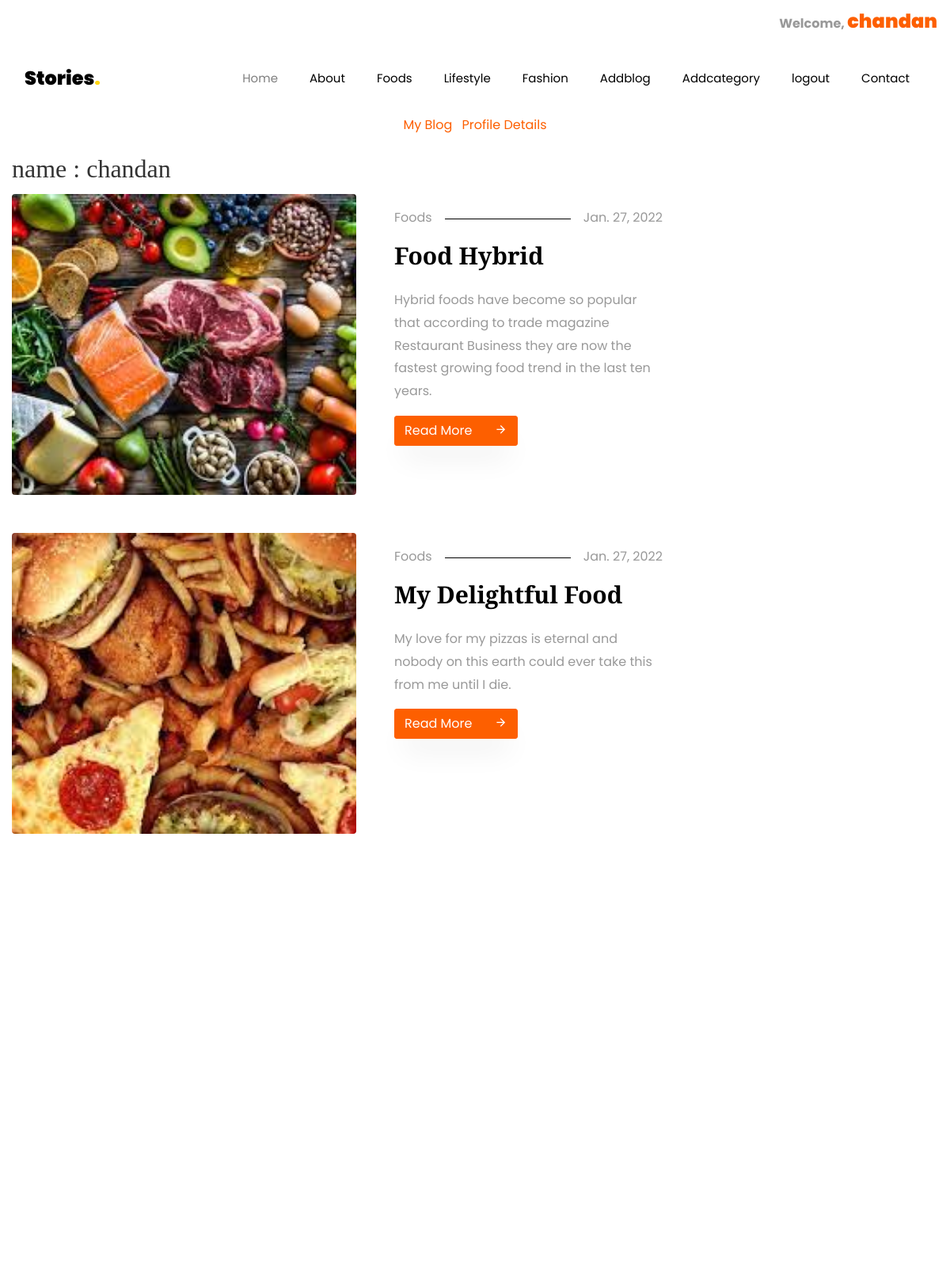
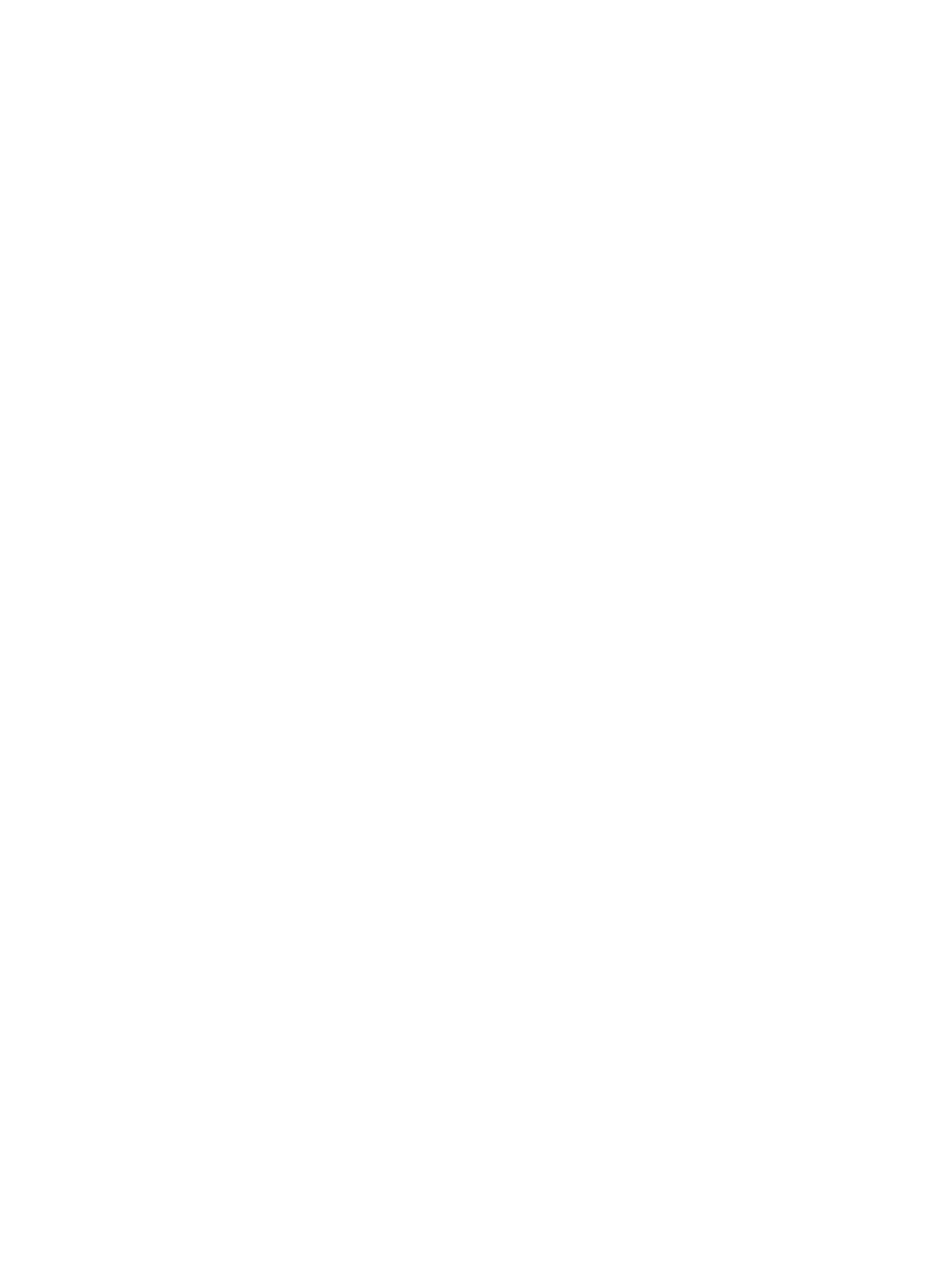
Page /dashboard/MyBlog/ (signed in, upper part) on the committed database (2 pictures, top to bottom).
### blog/models.py (models this page shows, shortened)
class Blog(models.Model):
    cat=models.ForeignKey(category,on_delete=models.CASCADE,null=True)
    usr=models.ForeignKey(User,on_delete=models.CASCADE,null=True)
    title=models.CharField(max_length=100,null=True)
    sdes=models.TextField(null=True)
    long_des = models.TextField(null=True)
    images=models.FileField(null=True)
    date = models.DateField(null=True)

class category(models.Model):
    name=models.CharField( max_length=100,null=True)

### blog/views.py (the view)
# urls.py: path('dashboard/<str:type>/', user_dashboard, name='dashboard'),
def user_dashboard(request,type):
    blogdata=Blog.objects.filter(usr=request.user)
    userdata=user_detail.objects.filter(usr=request.user).first()
    c1=''
    c2=''
    if type=='MyBlog':
        c1='active'
    elif type=='profile':
        c2='active'
    d={"type":type,"class1":c1,"class2":c2,"blogdata":blogdata,"userdata":userdata}
    return render(request,'dashboard.html',d)

### blog/templates/dashboard.html (shortened to what this page needs)
{% extends 'base.html' %}
	{% load static %}
	{% block body %}
{% if type == 'MyBlog' %}
<section class="user-dashboard section">
	<div class="container">
		<div class="row">
			<div class="col-md-12">
				<ul class="list-inline dashboard-menu text-center">
					<li class="list-inline-item"><a class="{{class1}}" href="{% url 'dashboard' 'MyBlog' %}">My Blog</a></li>
					<li class="list-inline-item"><a href="{% url 'dashboard' 'profile' %}">Profile Details</a></li>
				</ul>
				<div class="dashboard-wrapper user-dashboard">
					<div class="media">
						<div class="media-body align-self-center">
							<h2 class="media-heading"> name<span>  :</span> {{request.user.first_name}}</h2>
						</div>
					</div>
				</div>
			</div>
		</div>
	</div>
    <div class="col-lg-9">
	     <div class="row">
                    {% for i in blogdata %}
        			<div class="col-md-6 col-lg-12 ftco-animate">
    						<div class="blog-entry d-lg-flex">
    							<div class="half">
			    					<a href="{% url 'blog_detail' i.id %}" class="img d-flex align-items-end" style="background-image: url({{ i.images.url }});">
				    				</a>
			    				</div>
			    				<div class="text px-md-4 px-lg-5 half pt-3">
	    							<p class="meta d-flex"><span class="pr-3">{{i.cat.name}}</span><span class="ml-auto pl-3">{{i.date}}</span></p>
	    							<h3><a href="{% url 'blog_detail' i.id %}">{{i.title}}</a></h3>
	    							<p>{{i.sdes}}</p>
	    							<p class="mb-0"><a href="{% url 'blog_detail' i.id %}" class="btn btn-primary">Read More <span class="icon-arrow_forward ml-4"></span></a></p>
	    						</div>
		    				</div>
    					</div>
                    {% endfor %}
	     </div>
	</div>
</section>
{% endif %}
{% endblock %}

### blog/templates/base.html (shortened to what this page needs)
<!DOCTYPE html>
<html lang="en">
  <head>
	  {% load static %}
    <link rel="stylesheet" href="{% static 'css/open-iconic-bootstrap.min.css' %}">
    <link rel="stylesheet" href="{% static 'css/animate.css' %}">
    <link rel="stylesheet" href="{% static 'css/owl.carousel.min.css' %}">
    <link rel="stylesheet" href="{% static 'css/owl.theme.default.min.css' %}">
    <link rel="stylesheet" href="{% static 'css/magnific-popup.css' %}">
    <link rel="stylesheet" href="{% static 'css/aos.css' %}">
    <link rel="stylesheet" href="{% static 'css/ionicons.min.css' %}">
    <link rel="stylesheet" href="{% static 'css/flaticon.css' %}">
    <link rel="stylesheet" href="{% static 'css/icomoon.css' %}">
    <link rel="stylesheet" href="{% static 'css/style.css' %}">
  </head>
  <body>
  {% if user.is_authenticated %}
  <div class="top-header">
    <div class="row">
      <div class="col-lg-12 text-right text-lg-right">
        <ul class="navbar-nav ml-auto">
          <div style="text-align:right;" >
         <li class="list-inline-item-last" style="text-align:right;"> <b>Welcome, </b><a  class="navbar-brand" href="{% url 'dashboard' 'MyBlog' %}">{{request.user.first_name}}</a></li>
          </div>
        </ul>
      </div>
    </div>
  </div>
  {% endif %}
	  <nav class="navbar navbar-expand-lg navbar-dark bg-dark ftco-navbar-light" id="ftco-navbar">
	    <div class="container">
	      <a class="navbar-brand" href="index.html">Stories<span>.</span></a>
	      <div class="collapse navbar-collapse" id="ftco-nav">
	        <ul class="navbar-nav ml-auto">
	          <li class="nav-item active"><a href="{% url 'home' %}" class="nav-link">Home</a></li>
	          <li class="nav-item"><a href="{% url 'about' %}" class="nav-link">About</a></li>
	          <li class="nav-item"><a href="{% url 'foods' 1 %}" class="nav-link">Foods</a></li>
	          <li class="nav-item"><a href="{% url 'lifestyle' 2 %}" class="nav-link">Lifestyle</a></li>
               <li class="nav-item"><a href="{% url 'fashion' 3 %}" class="nav-link">Fashion</a></li>
              <li class="nav-item"><a href="{% url 'add_blog' %}" class="nav-link">Addblog</a></li>
              {% if request.user.is_staff %}
              <li class="nav-item"><a href="{% url 'add_category' %}" class="nav-link">Addcategory</a></li>
              {% endif %}
                 {% if request.user.is_authenticated %}
              <li class="nav-item"><a href="{% url 'logout' %}" class="nav-link">logout</a></li>
                {% endif %}
	          <li class="nav-item"><a href="{% url 'contact' %}" class="nav-link">Contact</a></li>
	        </ul>
	      </div>
	    </div>
	  </nav>
  {% block body %}
  {% endblock %}
  </body>
</html>

### blog/static/css/icomoon.css (style rules this page uses)
[class^="icon-"], [class*=" icon-"] { font-family: 'icomoon' !important; speak: none; font-style: normal; font-weight: normal; font-variant: normal; text-transform: none; line-height: 1; -webkit-font-smoothing: antialiased; -moz-osx-font-smoothing: grayscale; }
.icon-arrow_forward:before { content: "\e5c8"; }

### rows in the picture
Blog: images (picture), cat.name "Foods", date "Jan. 27, 2022", title "Food Hybrid", sdes "Hybrid foods have become so popular that according to trade magazine Restaurant Business they are now the fastest growing food trend in the last ten years."
Blog: images (picture), cat.name "Foods", date "Jan. 27, 2022", title "My Delightful Food", sdes "My love for my pizzas is eternal and nobody on this earth could ever take this from me until I die."

### other values in the picture
{{ request.user.first_name }} "chandan"
